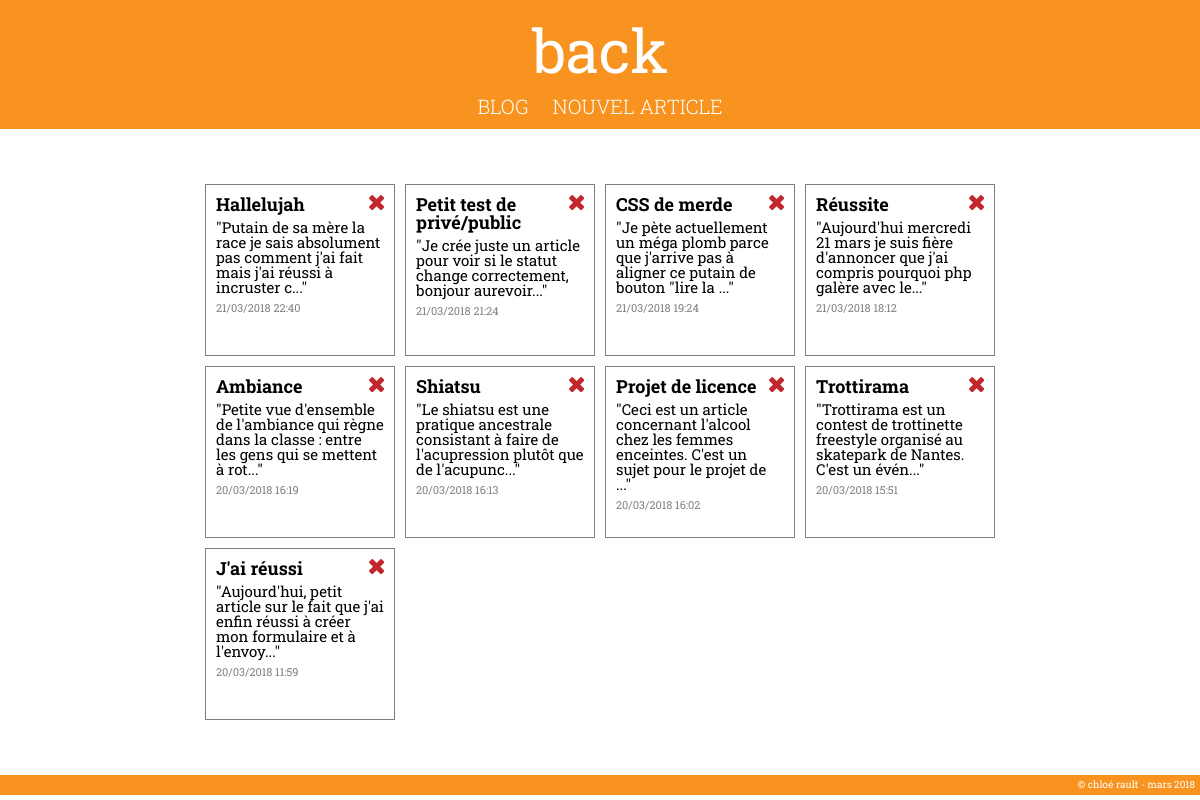
Page /dashboard.php on the committed database.
### tables this page shows
CREATE TABLE `articles` (
  `id` int(11) NOT NULL,
  `title` varchar(255) NOT NULL,
  `content` text NOT NULL,
  `auteur` varchar(100) NOT NULL,
  `created_at` datetime NOT NULL,
  `update_at` datetime DEFAULT NULL,
  `statut` enum('actif','inactif') NOT NULL
);

### dashboard.php (the view, shortened to what this page needs)
<?php include('include/functions.php'); ?>
<?php
$sql = "SELECT id, title, content, auteur, created_at, statut, update_at  FROM articles ORDER BY created_at DESC";
$query = $pdo->prepare($sql);
$query->execute();
$articles = $query->fetchAll();
?>
<?php include('include/headerback.php'); ?>
            <span class="menu"><a href="index.php" class="menu">blog</a></span>
            <span class="menu"><a href="newpost.php" class="menu">nouvel article</a></span>
        </div>
    </header>
    <div class="main-content">
        <span class="liste">
            <?php foreach ($articles as $article) {
                $date = date('d/m/Y', strtotime($article['created_at']));
                $heure = date('H:i', strtotime($article['created_at']));
                $contenu = substr($article['content'], 0, 100); ?>
                <a href="editpost.php?id=<?php echo $article['id'];?>" class="single">
                    <img src="assets/img/croix.png" title="Supprimer" class="suppr1">
                    <div class="titre1"><?php echo $article['title']; ?></div>
                    <div class="aperc1">&quot;<?php echo $contenu; ?>...&quot;</div>
                    <div class="date1"><?php echo $date .' '. $heure; ?></div>
                </a>
            <?php } ?>
        <div class="clear"></div>
        </span>
    </div>
<?php include('include/footerback.php'); ?>

### include/headerback.php (shortened to what this page needs)
<!DOCTYPE html>
<html lang="en">
<head>
    <link rel="stylesheet" href="assets/css/reset.css">
    <link rel="stylesheet" href="assets/css/styleback.css">
</head>
<body>
    <header>
        <div class="h5">
            <a href="dashboard.php" class="back">back</a>
            <br>
            <br>

### include/footerback.php
    <footer>
        <h6>&copy; chloé rault - mars 2018</h6>
    </footer>
</body>
</html>

### assets/css/styleback.css (style rules this page uses)
.clear:before,.clear:after { content: ''; display: table; }
.clear:after { clear: both; }
.clear { *zoom: 1; }
html, body { margin: 0; padding: 0; font-family: 'Roboto Slab', serif; }
.h5 { background-color: #f7931e; text-align: center; color: white; padding-top: 20px; padding-bottom: 13px; top: 0; right: 0; left: 0; }
.back { font-size: 60px; color: white; text-decoration: none; }
.menu { font-weight: 300; text-transform: uppercase; font-size: 20px; color: white; }
a.menu { padding: 10px; color: white; text-decoration: none; transition: all; }
.main-content { position: relative; width: 800px; margin: 50px auto; }
a.single { float: left; width: 21%; height: 150px; position: relative; background-color: white; text-decoration: none; color: black; border: 1px solid grey; padding: 10px; margin: 5px; transition: all 0.2s; }
.suppr1 { position: absolute; right: 0; margin-right: 10px; }
.titre1 { font-weight: 700; font-size: 18px; margin-bottom: 7px; text-transform: none; }
.aperc1 { font-weight: 400; font-size: 15px; margin-bottom: 7px; text-transform: none; }
.date1 { color: grey; font-size: 11px; text-transform: none; margin-bottom: 3px; }
h6 { color: white; font-size: 10px; background-color: #f7931e; text-align: end; padding: 5px; bottom: 0; right: 0; left: 0; }

### rows in the picture
articles: title "Hallelujah", content "Putain de sa mère la race je sais absolument pas comment j'ai fait mais j'ai réussi à incruster c", created_at "21/03/2018", created_at "22:40"
articles: title "Petit test de privé/public", content "Je crée juste un article pour voir si le statut change correctement, bonjour aurevoir", created_at "21/03/2018", created_at "21:24"
articles: title "CSS de merde", content "Je pète actuellement un méga plomb parce que j'arrive pas à aligner ce putain de bouton \"lire la", created_at "21/03/2018", created_at "19:24"
articles: title "Réussite", content "Aujourd'hui mercredi 21 mars je suis fière d'annoncer que j'ai compris pourquoi php galère avec le", created_at "21/03/2018", created_at "18:12"
articles: title "Ambiance", content "Petite vue d'ensemble de l'ambiance qui règne dans la classe : entre les gens qui se mettent à rot", created_at "20/03/2018", created_at "16:19"
articles: title "Shiatsu", content "Le shiatsu est une pratique ancestrale consistant à faire de l'acupression plutôt que de l'acupunc", created_at "20/03/2018", created_at "16:13"
articles: title "Projet de licence", content "Ceci est un article concernant l'alcool chez les femmes enceintes. C'est un sujet pour le projet de", created_at "20/03/2018", created_at "16:02"
articles: title "Trottirama", content "Trottirama est un contest de trottinette freestyle organisé au skatepark de Nantes. C'est un évén", created_at "20/03/2018", created_at "15:51"
articles: title "J'ai réussi", content "Aujourd'hui, petit article sur le fait que j'ai enfin réussi à créer mon formulaire et à l'envoy", created_at "20/03/2018", created_at "11:59"
